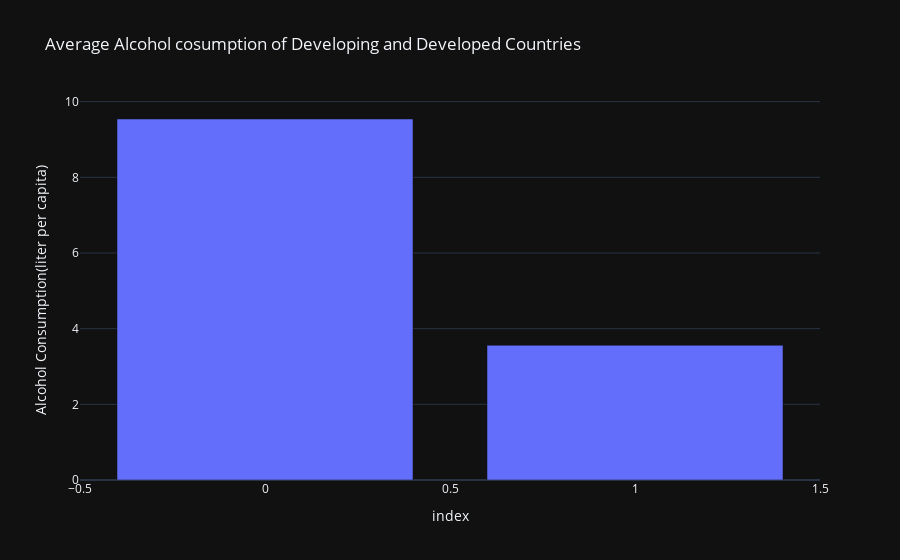

The code cell stored with this chart in its notebook:
### Code cell
fig=px.bar(
    df.groupby('Status',as_index=False).agg({'Alcohol':'mean'}),
    y='Alcohol',
    title='Average Alcohol cosumption of Developing and Developed Countries',
    labels={'Alcohol':'Alcohol Consumption(liter per capita)','Life expectancy':'Life expectancy(years)'},
    template='plotly_dark'
)
fig.show()

### Figure 1 — Plotly figure (JSON) as saved in the notebook; plotly's stock layout.template omitted (floating-point values rounded to 4 significant figures)
{"data": [{"alignmentgroup": "True", "hovertemplate": "index=%{x}<br>Alcohol Consumption(liter per capita)=%{y}<extra></extra>", "legendgroup": "", "marker": {"color": "#636efa", "pattern": {"shape": ""}}, "name": "", "offsetgroup": "", "orientation": "v", "showlegend": false, "textposition": "auto", "type": "bar", "x": [0, 1], "xaxis": "x", "y": [9.541, 3.561], "yaxis": "y"}], "layout": {"autosize": true, "barmode": "relative", "legend": {"tracegroupgap": 0}, "title": {"text": "Average Alcohol cosumption of Developing and Developed Countries"}, "xaxis": {"anchor": "y", "autorange": true, "domain": [0, 1], "range": [-0.5, 1.5], "title": {"text": "index"}, "type": "linear"}, "yaxis": {"anchor": "x", "autorange": true, "domain": [0, 1], "range": [0, 10.04], "title": {"text": "Alcohol Consumption(liter per capita)"}, "type": "linear"}}}
